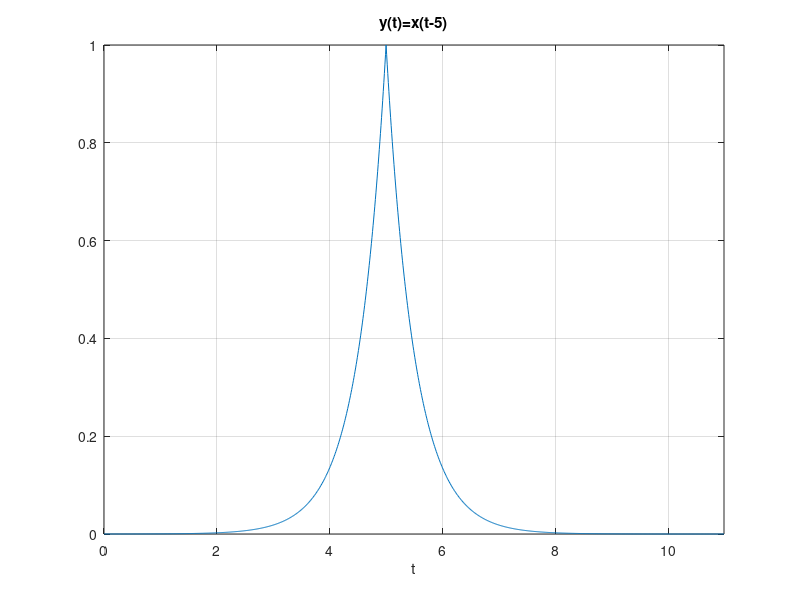
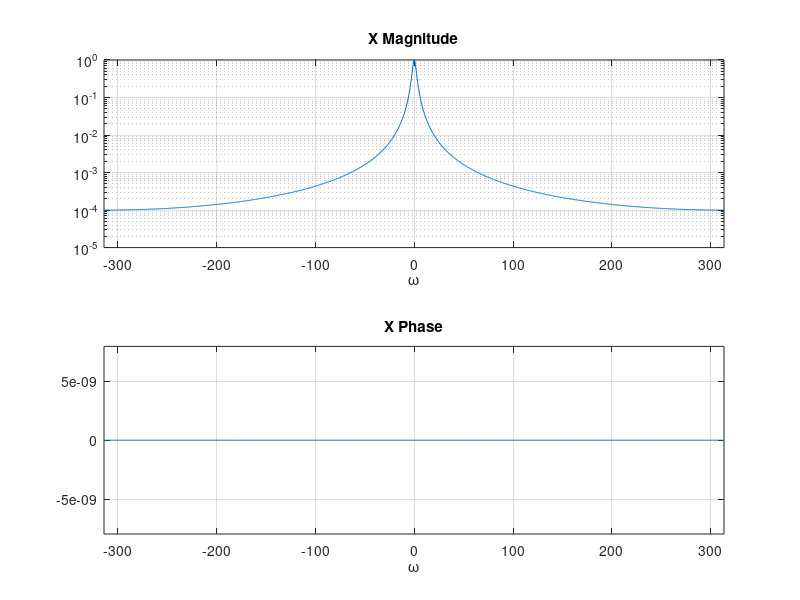
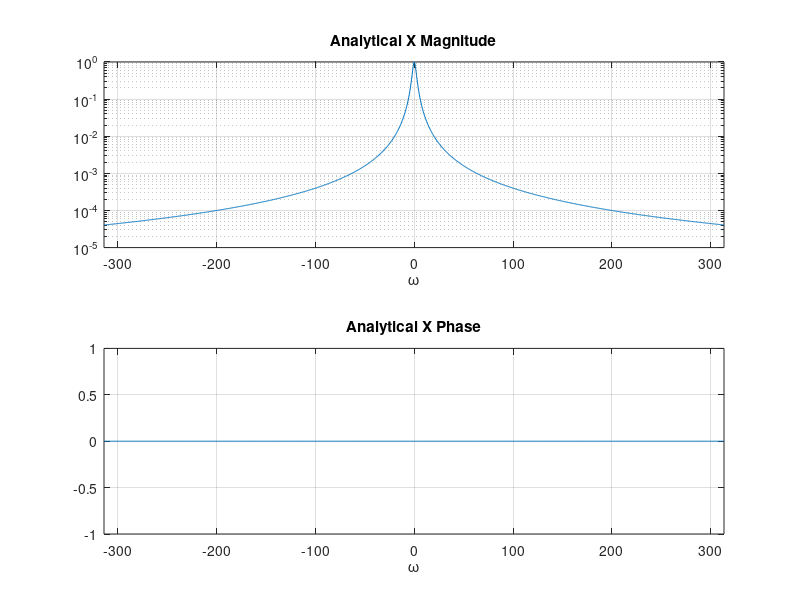
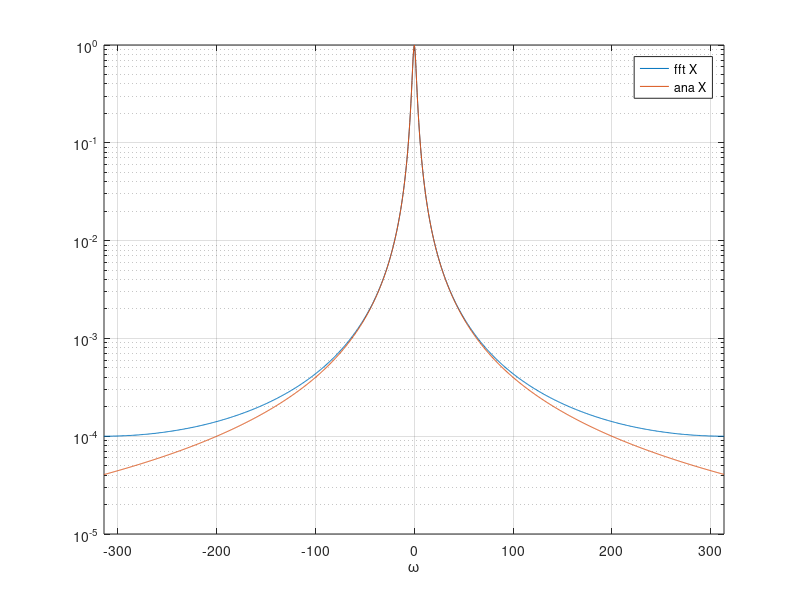

Write the MATLAB code that produced these figures, in order.
close('all'); clear; clc;

%% a
X_gen = @(w) 4./(4+w.^2);


%% b
tau = 1e-2;
T = 11;
t = 0:tau:(T-tau);
N = round(T/tau);

y = exp(-2 * abs(t-5));
y(t>10) = 0;

figure;
plot(t, y); grid('on');
axis([t(1) t(end) ylim]);
title('y(t)=x(t-5)'); xlabel('t');


%% c
Y = fftshift(tau*fft(y));


%% d
w = -(pi/tau) + (0:(N-1)) * (2*pi/(N*tau));


%% e
X = exp(5i*w) .* Y;


%% f
figure;
subplot(2,1,1);
semilogy(w, abs(X)); grid('on');
axis([w(1) w(end) ylim]);
title('X Magnitude'); xlabel('\omega');
subplot(2,1,2);
plot(w, angle(X)); grid('on');
axis([w(1) w(end) ylim]);
title('X Phase'); xlabel('\omega');

X_ana = X_gen(w);

figure;
subplot(2,1,1);
semilogy(w, abs(X_ana)); grid('on');
axis([w(1) w(end) ylim]);
title('Analytical X Magnitude'); xlabel('\omega');
subplot(2,1,2);
plot(w, unwrap(angle(X_ana))); grid('on');
axis([w(1) w(end) ylim]);
title('Analytical X Phase'); xlabel('\omega');

figure;
semilogy(w, abs(X)); hold('on');
semilogy(w, abs(X_ana)); grid('on');
axis([w(1) w(end) ylim]);
xlabel('\omega'); legend('fft X', 'ana X');


%% g
figure;
subplot(2,1,1);
semilogy(w, abs(Y)); grid('on');
title('Y Magnitude'); xlabel('\omega');
subplot(2,1,2);
plot(w, unwrap(angle(Y))); grid('on');
axis([w(1) w(end) ylim]);
title('Y Phase'); xlabel('\omega');
